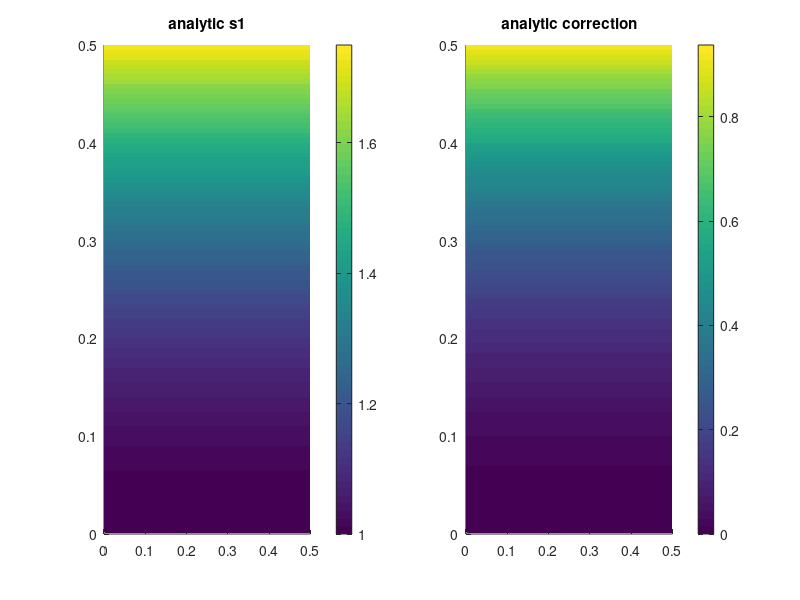
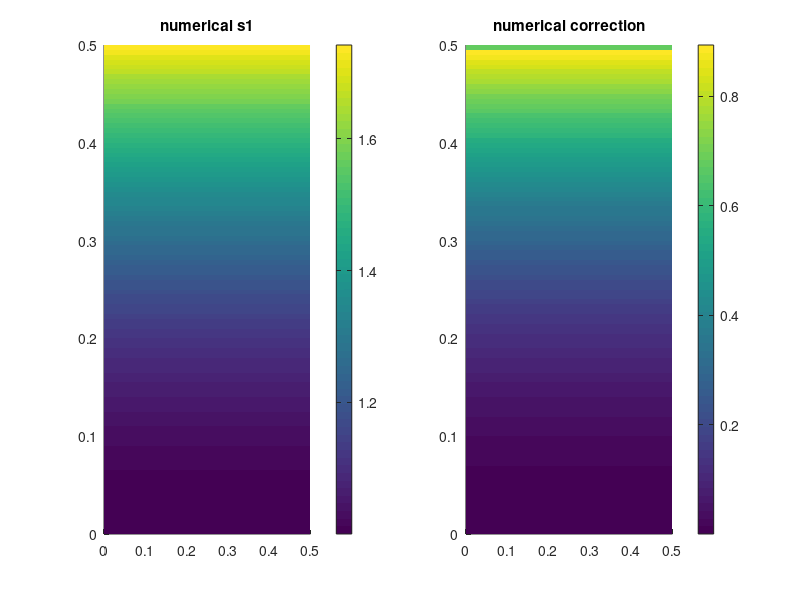
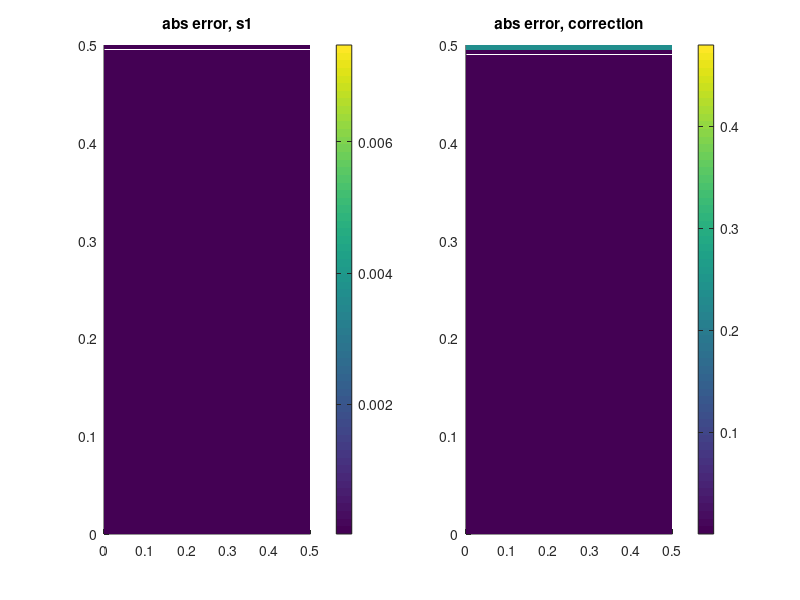
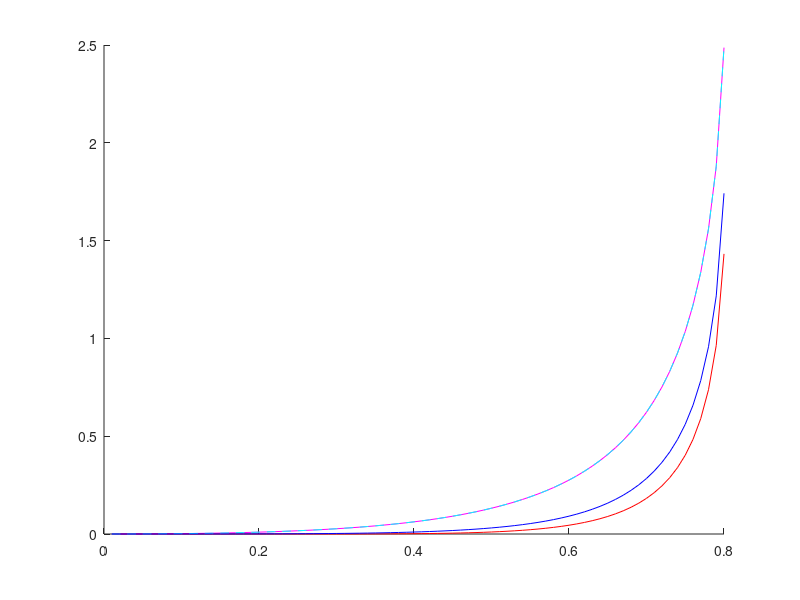

Here is the MATLAB script that generated these plots, in order:
close all
clear all
clc
%y=0:0.01:0.5;
%y=y(:);

xdim = 101;
ydim = 101;
xmin = 0
xmax = 0.5
x=linspace(xmin,xmax,xdim);
dx = x(2)-x(1);
y=linspace(xmin,xmax,ydim);
dy=y(2)-y(1);
[x,y]=meshgrid(x,y);

k=0;
for T=0.01:0.01:0.8,
k=k+1;
T=-T;
sig_0 = reshape((1+3*y.^2),[],1);
sig_true=reshape(-(1/(2*T)*log(exp(4*T)./((1+y.^2)*exp(2*T) - y.^2).^3)),[],1);
err(k)=mean((sig_true-sig_0).^2);
%rho(k)=corr(sig_true,sig_0);
t(k)=T;
end

k=0;
for T=0.01:0.01:0.8,
k=k+1;
T=-T;
sig_0 = reshape((1+3*y.^2),[],1);
sig_1 = reshape(-3*T*y.^2.*(1+3*y.^2),[],1);
sig_true=reshape(-(1/(2*T)*log(exp(4*T)./((1+y.^2)*exp(2*T) - y.^2).^3)),[],1);
err2(k)=mean((sig_true-(sig_0+sig_1)).^2);
%rho2(k)=corr(sig_true,sig_0+sig_1);
t(k)=T;
end
s1_analytic = 1+3*y.^2;
cor_analytic = 3*y.^2.*(1+y.^2);
figure
subplot(121)
surface(x,y,s1_analytic,'edgecolor','none')
title('analytic s1')
colorbar()
subplot(122)
surface(x,y,cor_analytic,'edgecolor','none')
title('analytic correction')
colorbar()

for t =1:3
    u(:,:,t) = x;
    v(:,:,t) = -y-y.^3;
end

[dudx,dudy,dudt] = gradient(u,dx,dy,1);
[dvdx,dvdy,dvdt] = gradient(v,dx,dy,1);

Du = dudt+u.*dudx+v.*dudy;
Dv = dvdt+u.*dvdx+v.*dvdy;

[dDudx,dDudy,dDudt] = gradient(Du,dx,dy,1);
[dDvdx,dDvdy,dDvdt] = gradient(Dv,dx,dy,1);

for t =1:3
    for i =1:ydim
        for j = 1:xdim
            Grad_v = [dudx(i,j,t), dudy(i,j,t);dvdx(i,j,t), dvdy(i,j,t)];
            Grad_D = [dDudx(i,j,t), dDudy(i,j,t); dDvdx(i,j,t), dDvdy(i,j,t)];
            S = 0.5*(Grad_v + Grad_v');
            B = 0.5*(Grad_D + Grad_D')+(Grad_v'*Grad_v);
            [V,D] = eig(S);
            if ~issorted(diag(D))
                [D,I] = sort(diag(D));
                V = V(:, I);
            end
            s1_numerical(i,j,t) = D(1,1);
            X1 = V(:,1);
            cor_numerical(i,j,t) = -s1_numerical(i,j,t).^2+0.5*(X1'*B*X1);
              
        end
    end
end

figure
subplot(121)
surface(x,y,-s1_numerical(:,:,2),'edgecolor','none')
title('numerical s1')
colorbar()
subplot(122)
surface(x,y,cor_numerical(:,:,2),'edgecolor','none')
title('numerical correction')
colorbar()


figure
subplot(121)
surface(x,y,abs((-s1_numerical(:,:,2))-s1_analytic),'edgecolor','none')
title('abs error, s1')
colorbar()
subplot(122)
surface(x,y,abs((cor_numerical(:,:,2))-cor_analytic),'edgecolor','none')
title('abs error, correction')
colorbar()

sig0_ap = reshape(-s1_numerical(:,:,2),[],1);
sig1_ap = reshape(cor_numerical(:,:,2),[],1);
k=0;
for T=0.0:0.01:0.8,
k=k+1;
T=-T;
sig_0 = reshape((1+3*y.^2),[],1);
sig_1 = reshape(-3*T*y.^2.*(1+3*y.^2),[],1);
sig_true=reshape(-(1/(2*T)*log(exp(4*T)./((1+y.^2)*exp(2*T) - y.^2).^3)),[],1);
err1(k)=mean((sig_true-sig_0).^2);
err2(k)=mean((sig_true-(sig_0+sig_1)).^2);
err1_num(k)=mean((sig_true-sig0_ap).^2);
err2_num(k)=mean((sig_true-(sig0_ap-T*sig1_ap)).^2);

%rho2(k)=corr(sig_true,sig_0+sig_1);
t(k)=T;
end
figure
hold on
plot(abs(t),err1,'m')
plot(abs(t),err2,'r')
plot(abs(t),err1_num,'c--')
plot(abs(t),err2_num,'b')